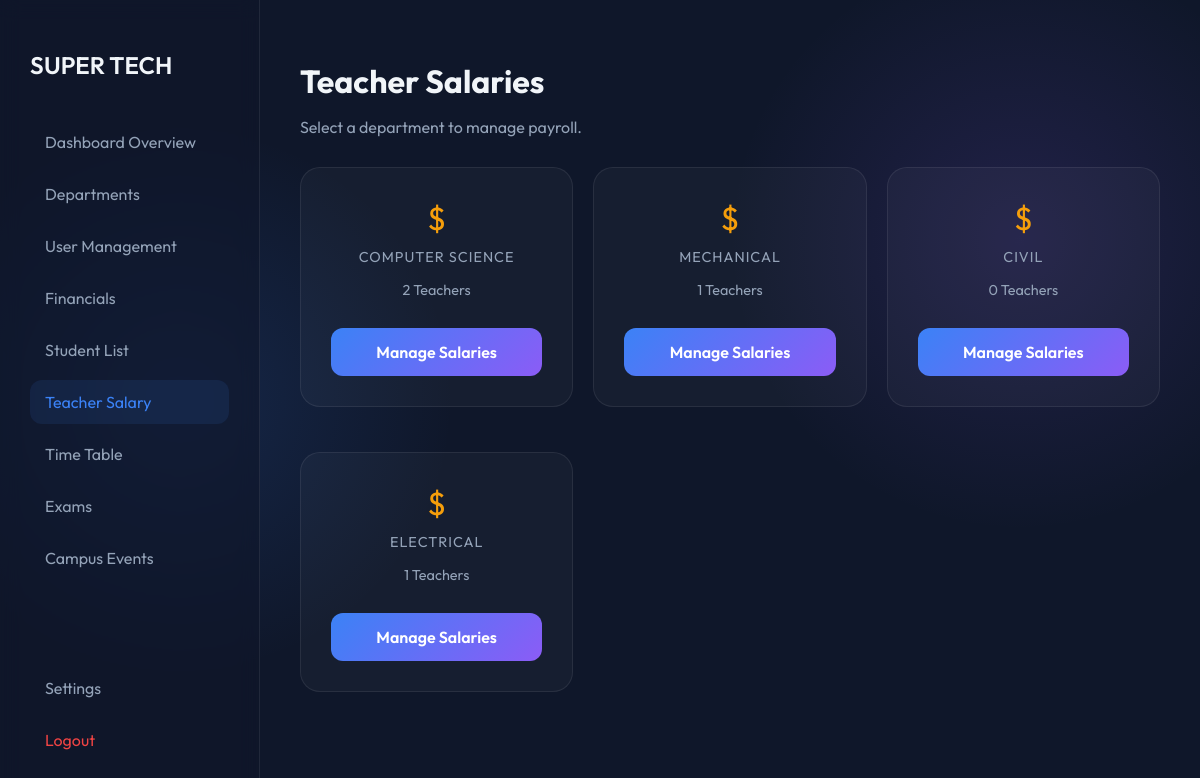
Screenshot of /teacher_salary.php (signed in) with the database file from the repository.
### tables this page shows
CREATE TABLE `departments` (
  `id` int(11) NOT NULL,
  `name` varchar(100) NOT NULL,
  `fees` decimal(10,2) DEFAULT 0.00
);

### teacher_salary.php (the view, shortened to what this page needs)
<?php
include 'db.php';
$dept_id = isset($_GET['dept_id']) ? $_GET['dept_id'] : null;
?>
<!DOCTYPE html>
<html>
<head>
    <link rel="stylesheet" href="style.css">
</head>
<body>
    <div class="dashboard-container">
        <div class="sidebar">
            <h2 style="margin-bottom: 40px; font-weight: 600;">SUPER TECH</h2>
            <nav>
                <a href="admin_dashboard.php" class="nav-item">Dashboard Overview</a>
                <a href="departments.php" class="nav-item">Departments</a>
                <a href="user_management.php" class="nav-item">User Management</a>
                <a href="financials.php" class="nav-item">Financials</a>
                <a href="student_list.php" class="nav-item">Student List</a>
                <a href="teacher_salary.php" class="nav-item active">Teacher Salary</a>
                <a href="timetable.php" class="nav-item">Time Table</a>
                <a href="exams.php" class="nav-item">Exams</a>
                <a href="admin_events.php" class="nav-item">Campus Events</a>
            </nav>
            <div style="margin-top: auto;">
            	<a href="settings.php" class="nav-item">Settings</a>
                <a href="logout.php" class="nav-item" style="color: #ef4444;">Logout</a>
            </div>
        </div>
        <div class="main-area">
            <?php if (!$dept_id): ?>
                <h1 style="margin-bottom: 10px;">Teacher Salaries</h1>
                <p style="color: var(--text-muted); margin-bottom: 30px;">Select a department to manage payroll.</p>
                <div style="display: grid; grid-template-columns: repeat(auto-fill, minmax(250px, 1fr)); gap: 20px;">
                    <?php
                    $sql = "SELECT departments.*, COUNT(users.id) as t_count
                            FROM departments
                            LEFT JOIN users ON departments.id = users.dept_id AND users.role='teacher'
                            GROUP BY departments.id";
                    $result = $conn->query($sql);
                    while($row = $result->fetch_assoc()) {
                        echo "<div class='tech-card' style='text-align: center; padding: 30px;'>
                                <div style='font-size: 2rem; margin-bottom: 10px; color: #f59e0b;'>$</div>
                                <h3 style='margin: 0 0 5px 0;'>{$row['name']}</h3>
                                <p style='color: var(--text-muted); font-size: 0.9rem;'>{$row['t_count']} Teachers</p>
                                <a href='teacher_salary.php?dept_id={$row['id']}' class='btn-tech' style='display:inline-block; margin-top:15px; text-decoration:none;'>Manage Salaries</a>
                              </div>";
                    }
                    ?>
                </div>
            <?php endif; ?>
        </div>
    </div>
</body>
</html>

### style.css (style rules this page uses)
:root { --bg-deep: #0f172a; --accent-glow: #3b82f6; --accent-secondary: #8b5cf6; --text-main: #f1f5f9; --text-muted: #94a3b8; --glass-bg: rgba(255, 255, 255, 0.03); --glass-border: rgba(255, 255, 255, 0.08); --input-bg: rgba(0, 0, 0, 0.2); }
* { box-sizing: border-box; }
body { font-family: 'Outfit', sans-serif; margin: 0; background-color: var(--bg-deep); background-image: radial-gradient(circle at 15% 50%, rgba(59, 130, 246, 0.15), transparent 25%), radial-gradient(circle at 85% 30%, rgba(139, 92, 246, 0.15), transparent 25%); color: var(--text-main); height: 100vh; overflow: hidden; }
.btn-tech { width: 100%; padding: 14px; margin-top: 10px; background: linear-gradient(135deg, var(--accent-glow), var(--accent-secondary)); color: white; border: none; border-radius: 12px; font-size: 1rem; font-weight: 600; cursor: pointer; transition: transform 0.2s, box-shadow 0.2s; }
.dashboard-container { display: flex; height: 100vh; }
.sidebar { width: 260px; background: rgba(15, 23, 42, 0.6); backdrop-filter: blur(10px); border-right: 1px solid var(--glass-border); padding: 30px; display: flex; flex-direction: column; }
.nav-item { display: flex; align-items: center; padding: 12px 15px; color: var(--text-muted); text-decoration: none; border-radius: 12px; margin-bottom: 8px; transition: 0.3s; }
.nav-item:hover, .nav-item.active { background: rgba(59, 130, 246, 0.1); color: var(--accent-glow); }
.main-area { flex: 1; padding: 40px; overflow-y: auto; }
.tech-card { background: var(--glass-bg); border: 1px solid var(--glass-border); border-radius: 20px; padding: 25px; margin-bottom: 25px; transition: all 0.3s cubic-bezier(0.4, 0, 0.2, 1); position: relative; }
.tech-card h3 { margin-top: 0; font-weight: 400; color: var(--text-muted); font-size: 0.9rem; text-transform: uppercase; letter-spacing: 1px; }

### rows the page displays
departments: name "COMPUTER SCIENCE", t_count "2"
departments: name "MECHANICAL", t_count "1"
departments: name "CIVIL", t_count "0"
departments: name "ELECTRICAL", t_count "1"
